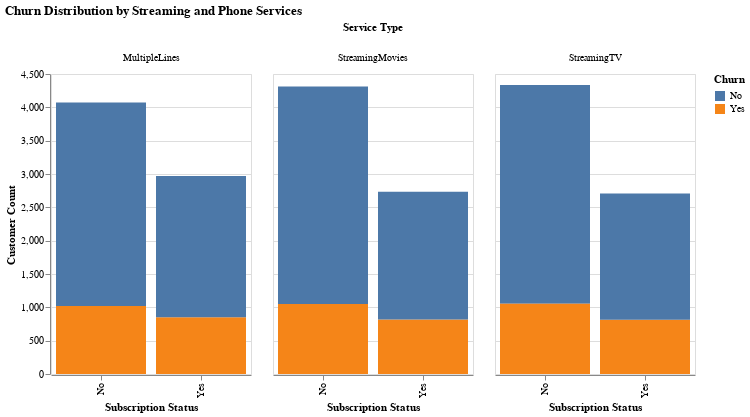

Notebook source saved alongside this figure:
### Code cell
# Add this before rendering your chart
#alt.data_transformers.disable_max_rows()

# Then render the chart
#chart

import pandas as pd
import altair as alt

# Load dataset
df = pd.read_csv("/content/drive/My Drive/Colab Notebooks/WA_Fn-UseC_-Telco-Customer-Churn.csv")

# Clean and simplify relevant columns
binary_columns = ['Churn', 'StreamingTV', 'StreamingMovies', 'MultipleLines']
for col in binary_columns:
    df[col] = df[col].fillna('No')
    df[col] = df[col].map({'Yes': 'Yes', 'No': 'No', 'No internet service': 'No', 'No phone service': 'No'})

# Reshape data for faceted bar charts
melted_df = df.melt(id_vars=['Churn'],
                    value_vars=['StreamingTV', 'StreamingMovies', 'MultipleLines'],
                    var_name='Service',
                    value_name='Subscription')

# Allow large dataset
alt.data_transformers.disable_max_rows()
alt.renderers.enable('default')

# Larger interactive chart with tooltip
chart = alt.Chart(melted_df).mark_bar().encode(
    x=alt.X('Subscription:N', title='Subscription Status'),
    y=alt.Y('count()', title='Customer Count'),
    color=alt.Color('Churn:N', title='Churn'),
    tooltip=['Churn:N', 'Subscription:N', 'count()'],
    column=alt.Column('Service:N', title='Service Type')
).properties(
    title='Churn Distribution by Streaming and Phone Services',
    width=200,   # Width of each subplot
    height=300   # Height of each subplot
).interactive()

chart

### Figure 1 — Vega-Lite specification as saved in the notebook (floating-point values rounded to 4 significant figures; data arrays with more than 128 entries replaced by an {"elided": "..."} marker saying what was removed)
{"config": {"view": {"continuousWidth": 300, "continuousHeight": 300}}, "data": {"name": "data-3f12a415b57ac6ca59add10d26140a25"}, "mark": {"type": "bar"}, "encoding": {"color": {"field": "Churn", "title": "Churn", "type": "nominal"}, "column": {"field": "Service", "title": "Service Type", "type": "nominal"}, "tooltip": [{"field": "Churn", "type": "nominal"}, {"field": "Subscription", "type": "nominal"}, {"aggregate": "count", "type": "quantitative"}], "x": {"field": "Subscription", "title": "Subscription Status", "type": "nominal"}, "y": {"aggregate": "count", "title": "Customer Count", "type": "quantitative"}}, "height": 300, "params": [{"name": "param_1", "select": {"type": "interval", "encodings": ["x", "y"]}, "bind": "scales"}], "title": "Churn Distribution by Streaming and Phone Services", "width": 200, "$schema": "https://vega.github.io/schema/vega-lite/v5.20.1.json", "datasets": {"data-3f12a415b57ac6ca59add10d26140a25": {"elided": "21129 records"}}}
